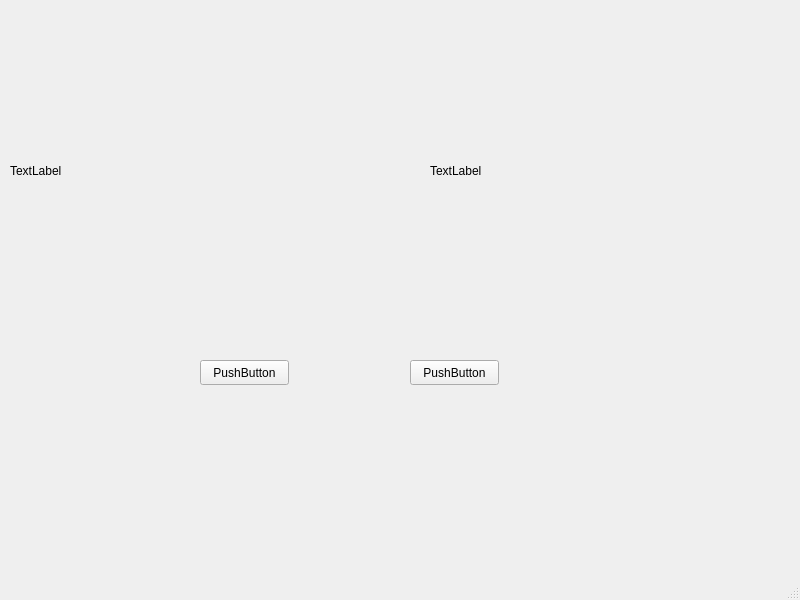
<?xml version="1.0" encoding="UTF-8"?>
<ui version="4.0">
 <class>CameraWorker</class>
 <widget class="QMainWindow" name="CameraWorker">
  <property name="geometry">
   <rect>
    <x>0</x>
    <y>0</y>
    <width>800</width>
    <height>600</height>
   </rect>
  </property>
  <property name="windowTitle">
   <string>CameraWorker</string>
  </property>
  <widget class="QWidget" name="centralwidget">
   <widget class="QPushButton" name="btnStart">
    <property name="geometry">
     <rect>
      <x>200</x>
      <y>360</y>
      <width>89</width>
      <height>25</height>
     </rect>
    </property>
    <property name="text">
     <string>PushButton</string>
    </property>
   </widget>
   <widget class="QPushButton" name="btnSnapshot">
    <property name="geometry">
     <rect>
      <x>410</x>
      <y>360</y>
      <width>89</width>
      <height>25</height>
     </rect>
    </property>
    <property name="text">
     <string>PushButton</string>
    </property>
   </widget>
   <widget class="QLabel" name="videoLabel">
    <property name="geometry">
     <rect>
      <x>10</x>
      <y>50</y>
      <width>341</width>
      <height>241</height>
     </rect>
    </property>
    <property name="text">
     <string>TextLabel</string>
    </property>
   </widget>
   <widget class="QLabel" name="videoLabel_2">
    <property name="geometry">
     <rect>
      <x>430</x>
      <y>50</y>
      <width>341</width>
      <height>241</height>
     </rect>
    </property>
    <property name="text">
     <string>TextLabel</string>
    </property>
   </widget>
  </widget>
  <widget class="QMenuBar" name="menubar">
   <property name="geometry">
    <rect>
     <x>0</x>
     <y>0</y>
     <width>800</width>
     <height>22</height>
    </rect>
   </property>
  </widget>
  <widget class="QStatusBar" name="statusbar"/>
 </widget>
 <resources/>
 <connections/>
</ui>
